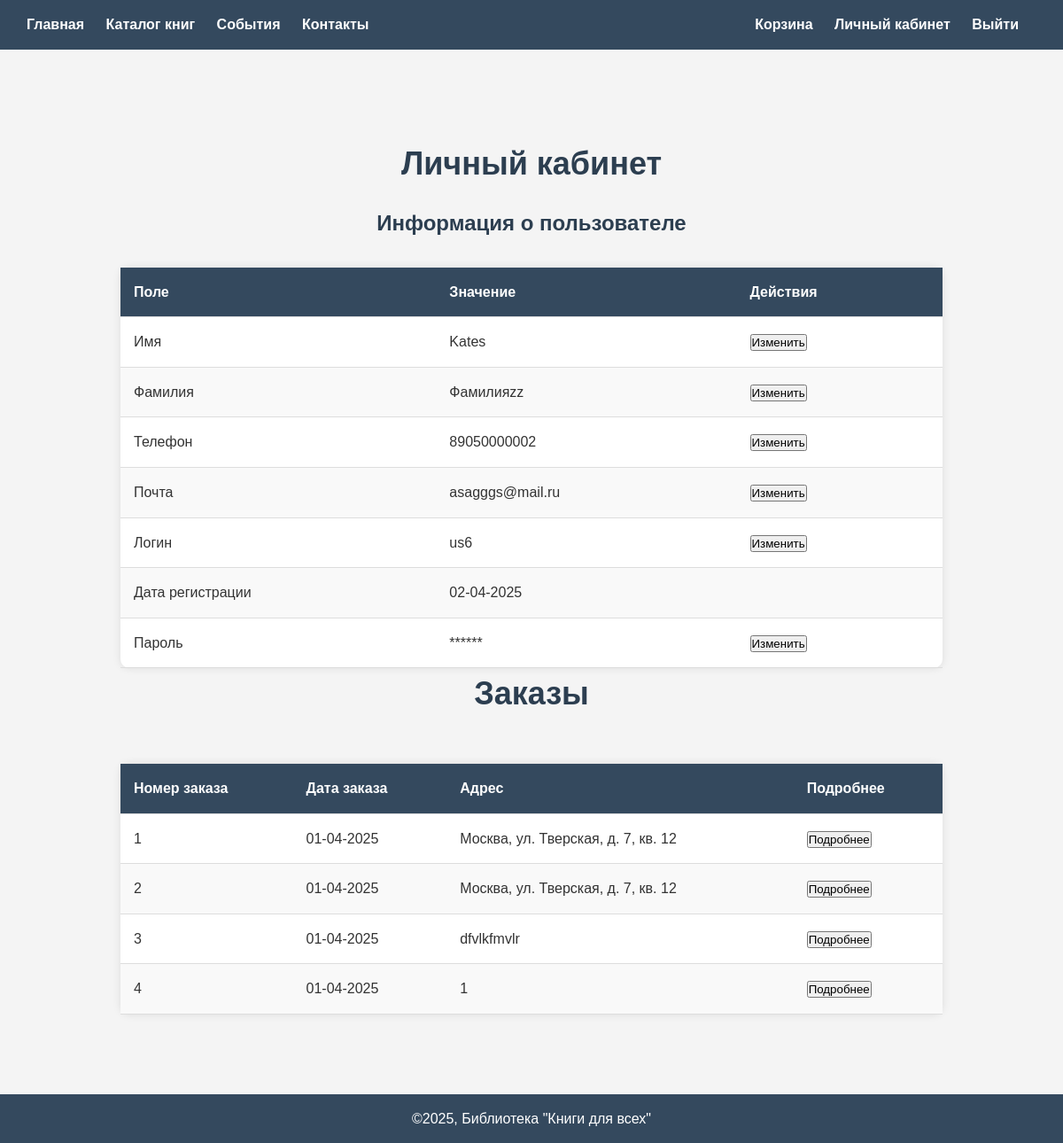
The page /code/user.php (signed in) on the database its author committed.
### tables this page shows
CREATE TABLE `users` (
  `ID` int(11) NOT NULL,
  `login` varchar(255) NOT NULL,
  `password` varchar(255) NOT NULL,
  `email` varchar(255) DEFAULT NULL,
  `created_at` timestamp NOT NULL DEFAULT CURRENT_TIMESTAMP,
  `name` varchar(255) DEFAULT NULL,
  `surname` varchar(255) DEFAULT NULL,
  `number` varchar(20) DEFAULT NULL,
  `reg_day` date DEFAULT NULL
);

CREATE TABLE `orders` (
  `ID` int(11) NOT NULL,
  `address` text NOT NULL,
  `date` timestamp NOT NULL DEFAULT CURRENT_TIMESTAMP,
  `user_id` int(11) DEFAULT NULL
);

### code/user.php (the view, shortened to what this page needs)
<?php
include("db_connect.php");
$user_id = $_SESSION['ID'];
$query = "SELECT * FROM users WHERE ID = '$user_id'";
$data = mysqli_fetch_assoc($conn->query($query));
$orders_query = "SELECT * FROM orders WHERE user_id = '$user_id'";
$orders = $conn->query($orders_query);
?>
<!DOCTYPE html>
<html lang="ru">
<head>
    <link rel="stylesheet" href="user.css" />
</head>
<body>
<div class="header">
    <div class="left-header">
        <a href="index.php">Главная</a>
        <a href="catalog.php">Каталог книг</a>
        <a href="events.php">События</a>
        <a href="contact.php">Контакты</a>
    </div>
    <?php if (empty($_SESSION['auth'])): ?>
        <div class="right-header">
            <a href="reg.php">Регистрация</a>
            <a href="login.php">Вход</a>
        </div>
    <?php else: ?>
        <div class="right-header">
            <a href="cart.php">Корзина</a>
            <a href="user.php">Личный кабинет</a>
            <a href="logout.php">Выйти</a>
        </div>
    <?php endif; ?>
</div>
<div class="content">
    <h1>Личный кабинет</h1>
    <h2>Информация о пользователе</h2>
   <table id="infoTable">
    <thead>
        <tr>
            <th>Поле</th>
            <th>Значение</th>
            <th>Действия</th>
        </tr>
    </thead>
    <tbody>
        <tr>
            <td>Имя</td>
            <td id="name_value"><?php echo $data['name']; ?></td>
            <td>
                <button onclick="editData('name')">Изменить</button>
            </td>
        </tr>
        <tr>
            <td>Фамилия</td>
            <td id="surname_value"><?php echo $data['surname']; ?></td>
            <td>
                <button onclick="editData('surname')">Изменить</button>
            </td>
        </tr>
        <tr>
            <td>Телефон</td>
            <td id="number_value"><?php echo $data['number'] ? $data['number'] : 'Не указан'; ?></td>
            <td>
                <button onclick="editData('number')">Изменить</button>
            </td>
        </tr>
        <tr>
            <td>Почта</td>
            <td id="email_value"><?php echo $data['email'] ? $data['email'] : 'Не указана'; ?></td>
            <td>
                <button onclick="editData('email')">Изменить</button>
            </td>
        </tr>
        <tr>
            <td>Логин</td>
            <td id="login_value"><?php echo $data['login']; ?></td>
            <td>
                <button onclick="editData('login')">Изменить</button>
            </td>
        </tr>
        <tr>
            <td>Дата регистрации</td>
            <td id="created_at_value"><?php echo date('d-m-Y', strtotime($data['created_at'])); ?></td>
            <td></td>
        </tr>
        <tr>
            <td>Пароль</td>
            <td id="password_value">******</td>
            <td>
                <button onclick="editData('password')">Изменить</button>
            </td>
        </tr>
    </tbody>
</table>
    <h1>Заказы</h1>
    <table>
        <thead>
            <tr>
                <th>Номер заказа</th>
                <th>Дата заказа</th>
                <th>Адрес</th>
                <th>Подробнее</th>
            </tr>
        </thead>
        <tbody>
            <?php
            $order_number = 1;
            while ($order = $orders->fetch_assoc()): ?>
                <tr>
                    <td><?php echo $order_number; ?></td>
                    <td><?php echo date('d-m-Y', strtotime($order['date'])); ?></td>
                    <td><?php echo $order['address']; ?></td>
                    <td>
                        <form action="order_detail.php" method="get">
                            <button type="submit">Подробнее</button>
                        </form>
                    </td>
                </tr>
                <?php $order_number++; ?>
            <?php endwhile; ?>
        </tbody>
    </table>
</div>
<div class="footer">
    <p>©2025, Библиотека "Книги для всех"</p>
</div>
</body>
</html>

### style/user.css (style rules this page uses)
* { margin: 0; padding: 0; box-sizing: border-box; }
body { font-family: 'Arial', sans-serif; background-color: #f4f4f4; color: #333; line-height: 1.6; font-size: 16px; }
a { text-decoration: none; color: inherit; }
h1, h2, h3 { color: #2c3e50; }
.header { background-color: #34495e; color: white; padding: 15px 30px; display: flex; justify-content: space-between; align-items: center; }
.header .left-header a, .header .right-header a { color: white; margin-right: 20px; font-weight: bold; }
.content { display: flex; flex-direction: column; align-items: center; justify-content: center; text-align: center; padding: 50px 20px; margin-top: 50px; }
.content h1 { font-size: 36px; margin-bottom: 20px; color: #2c3e50; }
.content table { width: 80%; margin-top: 30px; border-collapse: collapse; background-color: #ffffff; border-radius: 10px; box-shadow: 0 0 10px rgba(0, 0, 0, 0.1); }
.content table th, .content table td { padding: 15px; text-align: left; border-bottom: 1px solid #ddd; }
.content table th { background-color: #34495e; color: white; font-weight: bold; }
.content table tr:nth-child(even) { background-color: #f9f9f9; }
.footer { background-color: #34495e; color: white; text-align: center; padding: 15px; margin-top: 40px; }

### rows shown on the page
users: name "Kates", surname "Фамилияzz", number "89050000002", email "asagggs@mail.ru", login "us6", created_at "02-04-2025"
orders: date "01-04-2025", address "Москва, ул. Тверская, д. 7, кв. 12"
orders: date "01-04-2025", address "Москва, ул. Тверская, д. 7, кв. 12"
orders: date "01-04-2025", address "dfvlkfmvlr"
orders: date "01-04-2025", address "1"
